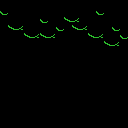

This game map was drawn from its Tiled (.tmx) file and the tilesets committed beside it. A one-line description and the full map source follow:
An orthogonal 16x16 tile map with 8x8 px tiles, 1 tile layer (Tile Layer 1).

<map version="1.0" orientation="orthogonal" renderorder="right-down" width="16" height="16" tilewidth="8" tileheight="8" nextobjectid="1">
<tileset firstgid="1" name="tiles" tilewidth="8" tileheight="8" tilecount="256" columns="16">
<image source="tiles-jungle.png" width="128" height="128" />
</tileset>
<layer name="Tile Layer 1" width="16" height="16">
<data encoding="csv">
1,1,1,1,1,1,1,1,1,1,1,1,1,1,1,1,
18,1,1,1,1,1,1,1,1,1,1,1,18,1,1,1,
1,1,1,1,1,18,1,1,27,28,1,1,1,1,1,1,
1,27,28,1,1,1,1,18,0,27,28,1,1,1,18,1,
0,0,0,27,28,27,28,0,0,0,0,27,28,1,1,18,
0,0,0,0,0,0,0,0,0,0,0,0,0,27,28,0,
0,0,0,0,0,0,0,0,0,0,0,0,0,0,0,0,
0,0,0,0,0,0,0,0,0,0,0,0,0,0,0,0,
0,0,0,0,0,0,0,0,0,0,0,0,0,0,0,0,
0,0,0,0,0,0,0,0,0,0,0,0,0,0,0,0,
0,0,0,0,0,0,0,0,0,0,0,0,0,0,0,0,
0,0,0,0,0,0,0,0,0,0,0,0,0,0,0,0,
0,0,0,0,0,0,0,0,0,0,0,0,0,0,0,0,
0,0,0,0,0,0,0,0,0,0,0,0,0,0,0,0,
0,0,0,0,0,0,0,0,0,0,0,0,0,0,0,0,
0,0,0,0,0,0,0,0,0,0,0,0,0,0,0,0
</data>
</layer>
<objectgroup name="Object Layer 1">
</objectgroup>
</map>
